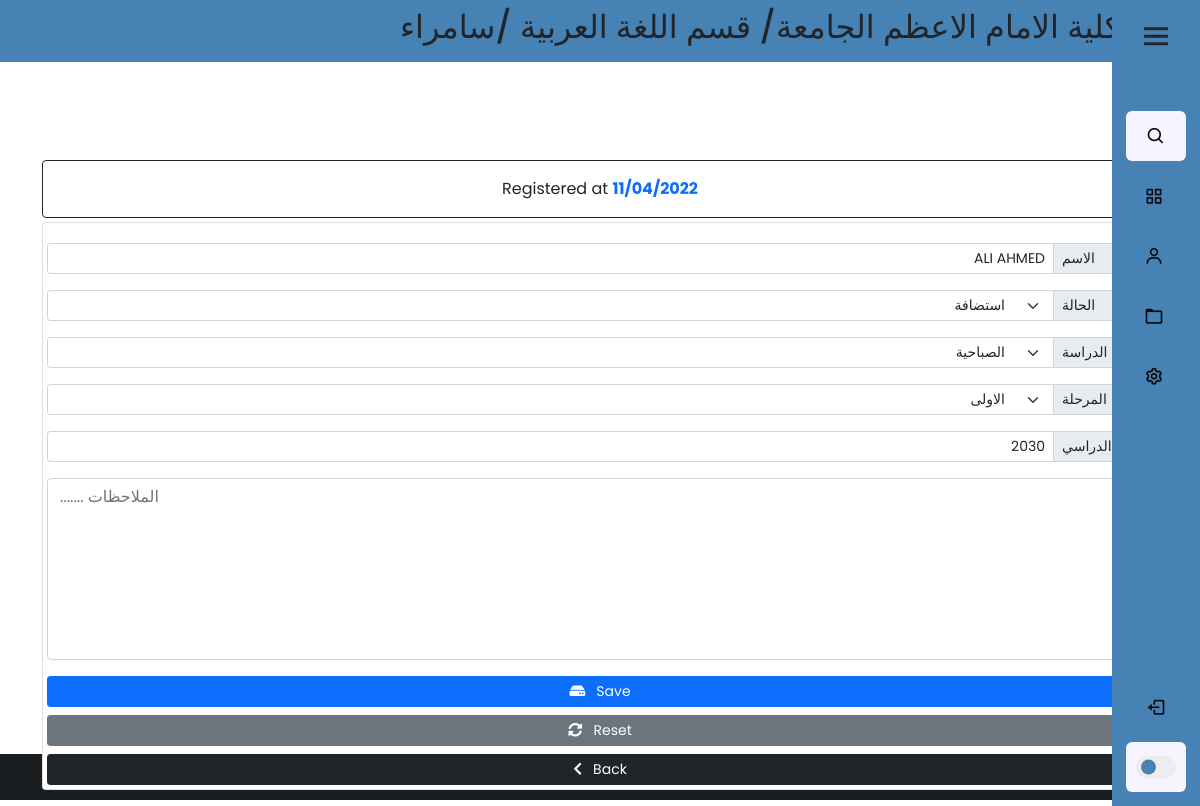
Screenshot of /studentState/2 (signed in) with the database file from the repository.
### app/models.py (models this page shows, shortened)
class UserProfile(models.Model):
    user = models.OneToOneField(User,on_delete=models.PROTECT,verbose_name="اسم المستخدم")
    Dname = models.ForeignKey(Department,on_delete=models.PROTECT,verbose_name="القسم")
    Cname = models.ForeignKey(City,on_delete=models.PROTECT,verbose_name="المحافظة")
    class Meta:
        verbose_name_plural = "بروفايل المستخدمين"

class Department(models.Model):
    Dname = models.CharField(max_length=100,verbose_name="القسم")
    def __str__(self):
        return self.Dname
    class Meta:
        verbose_name_plural = "الاقسام العلمية"

class City(models.Model):
    Cname = models.CharField(max_length=100,verbose_name="المحافظة")
    def __str__(self):
        return self.Cname
    class Meta:
        verbose_name_plural = "المحافظات"

class StudentStatus(models.Model):
    state_list = (
        ("استضافة","استضافة"),
        ("نقل", "نقل"),
        ("تأجيل", "تأجيل"),
        ("رسوب", "رسوب"),
        ("ترقين قيد", "ترقين قيد"),
    )
    stage_list = (
        ("الاولى", "الاولى"),
        ("الثانية", "الثانية"),
        ("الثالثة", "الثالثة"),
        ("الرابعة", "الرابعة"),
    )
    study_list = (
        ("الصباحية", "الصباحية"),
        ("المسائية", "المسائية"),
    )
    user = models.CharField(max_length=100, verbose_name="اسم المستخدم")
    name = models.CharField(max_length=100, verbose_name="اسم الطالب/ة")
    Dname = models.CharField(max_length=100, verbose_name="القسم")
    Cname = models.CharField(max_length=100, verbose_name="المحافظة")
    stage = models.CharField(max_length=50, verbose_name="المرحلة", choices=stage_list)
    state = models.CharField(max_length=100, verbose_name="حالة الطالب",choices=state_list)
    year = models.CharField(max_length=50, verbose_name="العام الدراسي")
    study = models.CharField(max_length=20,verbose_name="الدراسة", choices=study_list,null=True)
    note = models.TextField(blank=True, null=True, verbose_name="الملاحظات")
    created_at = models.DateTimeField(auto_now_add=True)
    class Meta:
        verbose_name_plural = "حالات الطلبة"

### app/views.py (the view)
# urls.py: path('studentState/<str:std_id>', views.studentState, name="studentState"),
@cache_control(no_cache=True , must_revalidate=True,no_store=True)
@login_required(login_url='login')
def studentState(request, std_id):
    user = request.user.userprofile
    studentState = StudentStatus.objects.get(id=std_id)
    if studentState != None:
        return render(request, 'students_status/edit-state.html', {'stdState': studentState,'user':user,})

### app/templates/students_status/edit-state.html (shortened to what this page needs)
{% extends 'students_status/add_state.html' %}
{% block card-title %} Registered at <span class="text-primary"><strong>{{stdState.created_at | date:'m/d/Y' }}</strong></span> {% endblock card-title %}
{% block value-name %} value="{{stdState.name}}" {% endblock value-name %}
{% block value-year %}  value="{{stdState.year}}"  {% endblock value-year %}
 {% block option-stage %} <option  style="background-color:#d3d3d3; color:red; font-weight:bold;">{{stdState.stage}}</option>{% endblock option-stage %}
 {% block value-stage %} value="{{stdState.stage}}"   {% endblock value-stage %}
  {% block option-study %} <option  style="background-color:#d3d3d3; color:red; font-weight:bold;">{{stdState.study}}</option>{% endblock option-study %}
 {% block value-study %} value="{{stdState.study}}"   {% endblock value-study %}
  {% block option-state %} <option  style="background-color:#d3d3d3; color:red; font-weight:bold;">{{stdState.state}}</option>{% endblock option-state %}
 {% block value-state %} value="{{stdState.state}}"   {% endblock value-state %}
{% block btn-content %} <i class="fas fa-hdd"></i>&nbsp;&nbsp; Save {% endblock btn-content %}
{% block btn-reset %}
<button type="reset" class="btn btn-secondary btn-sm"><i class="fas fa-sync-alt"></i>&nbsp;&nbsp; Reset</button>
{% endblock btn-reset %}
{% block Action %} action="/edit_studentState/" {% endblock Action %}

### app/templates/students_status/add_state.html (shortened to what this page needs)
{% extends 'base2.html' %}
{% block content %}
     <div class="container" style="padding-top:50px;">
          <div class="row">
               <div class="col-lg-12 col-sm-12">
                    <div class="card card-body border-dark  mt-5">
                         <span class="text-center">{% block card-title %}<span class="text-primary">أملئ الحقول بالمعلومات الصحيحة</span>{% endblock card-title %}</span>
                    </div>
                    <form {% block Action %} action="/add_studentState/" {% endblock Action %} method="POST" enctype="multipart/form-data" class="card p-1 porder-dark mt-1">
                         <div class="input-group input-group-sm mb-3">
                              <input type="text" class="form-control text-end" name="name" id="name-state" placeholder="اسم الطالب/ة" required  {% block value-name %}{% endblock value-name %}>
                              <span class="input-group-text side-label ">الاسم</span>
                         </div>
                           <div class="input-group input-group-sm mb-3 ">
                              <select dir="ltr" class="form-select" name="state" id="state-state" required {% block value-state %}{% endblock value-state %}>
                                    {% block option-state %}{% endblock option-state %}
                              </select>
                                <label class="input-group-text side-label">الحالة</label>
                         </div>
                           <div class="input-group input-group-sm mb-3 ">
                              <select dir="ltr" class="form-select" name="study" id="study-state" required {% block value-study %}{% endblock value-study %}>
                                   {% block option-study %}{% endblock option-study %}
                              </select>
                               <label class="input-group-text side-label">الدراسة</label>
                         </div>
                            <div class="input-group input-group-sm mb-3 ">
                              <select dir="ltr" class="form-select " name="stage" id="stage-state" required {% block value-stage %}{% endblock value-stage %}>
                                   {% block option-stage %}{% endblock option-stage %}
                              </select>
                               <span class="input-group-text side-label ">المرحلة</span>
                         </div>
                            <div class="input-group input-group-sm mb-3 ">
                              <input type="text" class="form-control text-end" name="year" maxlength="10" id="year-state" placeholder="العام الدراسي" required {% block value-year %}{% endblock value-year %}>
                                <span class="input-group-text side-label text-center">العام الدراسي </span>
                         </div>
                         <div class="form-group">
                              <textarea class="form-control" name="note" id="note"   rows="7" placeholder="....... الملاحظات">{% block value-note %}{% endblock value-note %}</textarea>
                         </div>
                         <div class="d-grid gap-2 mt-3">
                              <button type="submit" class="btn btn-primary btn-sm"  id="btn-add-state">
                                  {% block btn-content %} <i class="fas fa-plus"></i>&nbsp;&nbsp; اضافة {% endblock btn-content %}
                              </button>
                              {% block btn-reset %} {% endblock btn-reset %}
                              <a href="{% url 'backendState' %}" class="btn btn-dark btn-sm"><i class="fas fa-chevron-left"></i>&nbsp;&nbsp; Back</a>
                         </div>
                    </form>
               </div>
          </div>
          </div>
{% endblock content %}

### app/templates/base2.html (shortened to what this page needs)
{% load static %}
<!DOCTYPE html>
<html lang="en">
<head>
    <link href="https://cdn.jsdelivr.net/npm/bootstrap@5.0.2/dist/css/bootstrap.min.css" rel="stylesheet">
    <link rel="stylesheet" href="https://use.fontawesome.com/releases/v5.15.4/css/all.css">
    <link rel="stylesheet" href="{% static 'css/style.css' %}">
</head>
<body style="overflow: scroll;">
{% include 'sidebar-dark.html' %}
 <div class="wrapper">
    <header>
        <nav class="navbar navbar-expand-id navbar-dark "style="background-color:steelblue; text-align:center;">
             <h2 class="text-dark text-outline-primary" style=" margin-left:400px;">كلية الامام الاعظم الجامعة/ قسم  {{user.Dname}}  /{{user.Cname}}</h2>
        </nav>
    </header>
    {% block content %}
    {% endblock content %}
         </div>
 {% include 'footer.html' %}
</body>
</html>

### std_collage/static/css/style.css (style rules this page uses)
html , body { height: 100%; margin: 0; max-width: 100%; overflow-y: hidden; }
.wrapper { min-height:100%; margin-bottom: -50px; }
.side-label { width:100px; }
select, option { text-align:right; }

### std_collage/static/css/sidebar-dark.css (style rules this page uses)
* { margin: 0; padding: 0; box-sizing: border-box; font-family: 'Poppins', sans-serif; }
:root { --body-color: white ; --sidebar-color:steelblue; --primary-color: cornflowerblue; --primary-color-light: #F6F5FF; --toggle-color: rgb(238, 236, 236); --text-color: #0c0c0c; --tran-03: all 0.2s ease; --tran-03: all 0.3s ease; --tran-04: all 0.3s ease; --tran-05: all 0.3s ease; }
body { min-height: 100vh; background-color: var(--body-color); transition: var(--tran-05); }

### rows the page displays
UserProfile: Dname "اللغة العربية", Cname "سامراء"
StudentStatus: created_at "11/04/2022", name "ALI AHMED", state "استضافة", study "الصباحية", stage "الاولى", year "2030"
